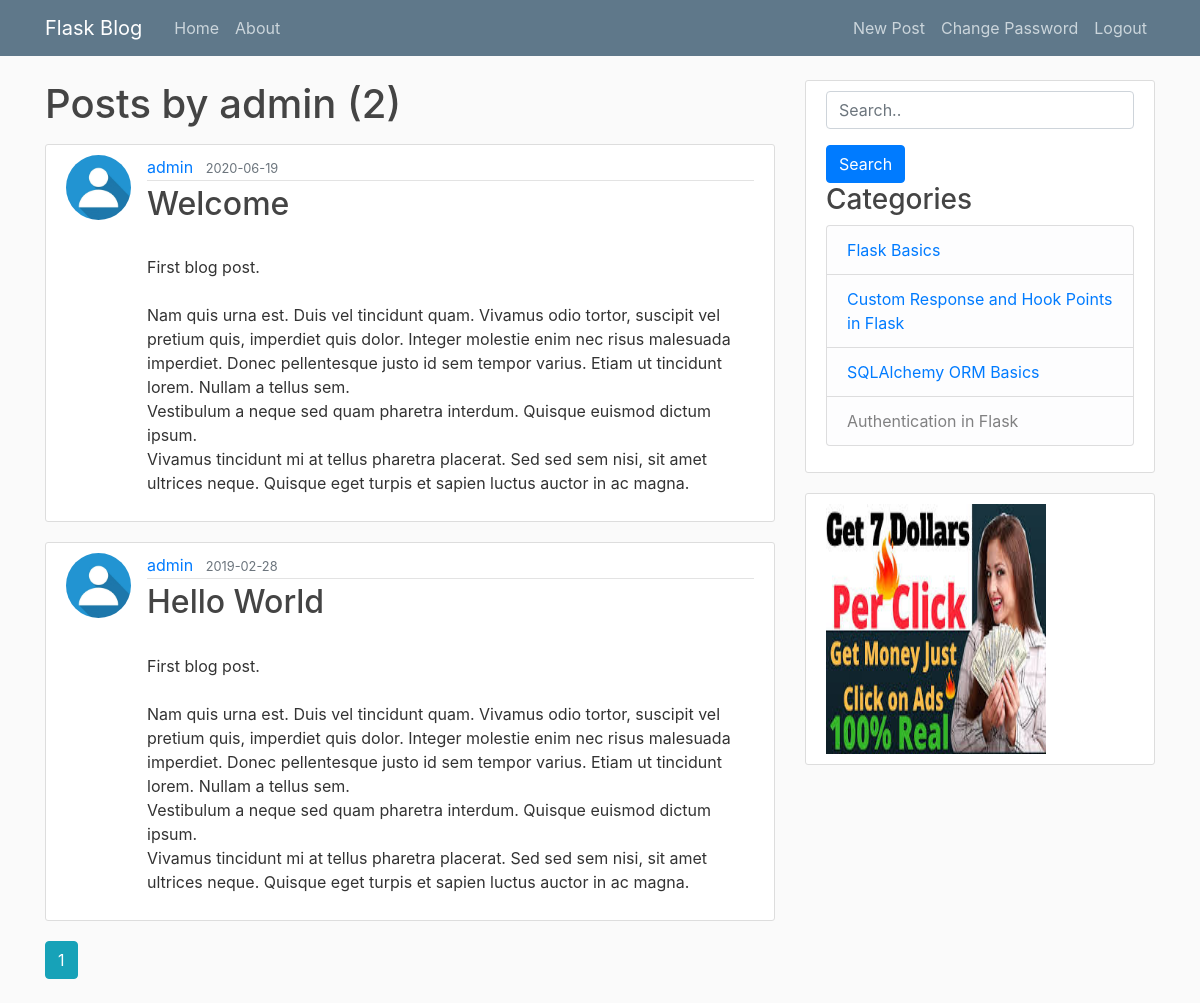
The app's page /user/admin (signed in) with its own data.
### flaskblog/models.py (models this page shows, shortened)
class User(db.Model, UserMixin):
    id = db.Column(db.Integer, primary_key=True)
    username = db.Column(db.String(20), unique=True, nullable=False)
    email = db.Column(db.String(120), unique=True, nullable=False)
    password = db.Column(db.String(60), nullable=False)
    image_file = db.Column(db.String(20), nullable=False,
                           default='default.jpg')
    Posts = db.relationship('Post', backref='author', lazy=True)

class Post(db.Model):
    id = db.Column(db.Integer, primary_key=True)
    title = db.Column(db.String(100), nullable=False)
    date_posted = db.Column(db.DateTime, nullable=False,
                            default=datetime.utcnow)
    content = db.Column(db.Text(), nullable=False)
    user_id = db.Column(db.Integer, db.ForeignKey('user.id'), nullable=False)

### flaskblog/users/routes.py (the view)
@users.route("/user/<string:username>")
def user_posts(username):
    page = request.args.get('page', 1, type=int)
    user = User.query.filter_by(username=username).first_or_404()
    posts = Post.query.filter_by(author=user)\
        .order_by(Post.date_posted.desc())\
        .paginate(page=page, per_page=3)
    return render_template('user_posts.html', posts=posts, user=user)

### flaskblog/models.py (called while the page is built)
@login_manager.user_loader
def load_user(user_id):
    return User.query.get(int(user_id))

### flaskblog/templates/user_posts.html
{% extends "layout.html" %}
{% block content %}
    <h1 class="mb-3">Posts by {{user.username }} ({{ posts.total }})</h1>
    {% for post in posts.items %}
    <article class="media content-section">
        <img class="rounded-circle article-img" src="{{ url_for('static', filename='profile_pics/' + post.author.image_file) }}">
        <div class="media-body">
            <div class="article-metadata">
                <a class="mr-2" href="{{ url_for('users.user_posts', username=post.author.username) }}">{{ post.author.username }}</a>
                <small class="text-muted">{{ post.date_posted.strftime('%Y-%m-%d') }}</small>
            </div>
            <h2><a class="article-title" href="{{ url_for('posts.post', post_id=post.id) }}">{{ post.title }}</a></h2>
            <p class="article-content">{{ post.content }}</p>
        </div>
    </article>
    {% endfor %}
    {% for page_num in posts.iter_pages(left_edge=1, right_edge=1, left_current=1, right_current=1) %}
        {% if page_num %}
            {% if posts.page == page_num %}
                <a class="btn btn-info mb-4" href="{{ url_for('users.user_posts', username=user.username, page=page_num) }}"> {{ page_num }}</a>
            {% else %}
                <a class="btn btn-outline-info mb-4" href="{{ url_for('users.user_posts', username=user.username, page=page_num) }}"> {{ page_num }}</a>
            {% endif %}
        {% else %}
            ...
        {% endif %}
    {% endfor %}
{% endblock content %}

### flaskblog/static/main.css (style rules this page uses)
body { background: #fafafa; color: #333333; margin-top: 5rem; }
h1, h2, h3, h4, h5, h6 { color: #444444; }
.content-section { background: #ffffff; padding: 10px 20px; border: 1px solid #dddddd; border-radius: 3px; margin-bottom: 20px; }
.article-title { color: #444444; }
.article-content { white-space: pre-line; }
.article-img { height: 65px; width: 65px; margin-right: 16px; }
.article-metadata { padding-bottom: 1px; margin-bottom: 4px; border-bottom: 1px solid #e3e3e3 }

### records on screen
User: username "admin"
Post: image_file (placeholder picture), author.username "admin", date_posted "2020-06-19", title "Welcome", content "First blog post. Nam quis urna est. Duis vel tincidunt quam. Vivamus odio tortor, suscipit vel pretium quis, imperdiet quis dolor. Integer molestie enim nec risus malesuada imperdiet. Donec pellentesque justo id sem tempor varius. Etiam ut tincidunt lorem. Nullam a tellus sem. Vestibulum a neque sed quam pharetra interdum. Quisque euismod dictum ipsum. Vivamus tincidunt mi at tellus pharetra placerat. Sed sed sem nisi, sit amet ultrices neque. Quisque eget turpis et sapien luctus auctor in ac magna."
Post: image_file (placeholder picture), author.username "admin", date_posted "2019-02-28", title "Hello World", content "First blog post. Nam quis urna est. Duis vel tincidunt quam. Vivamus odio tortor, suscipit vel pretium quis, imperdiet quis dolor. Integer molestie enim nec risus malesuada imperdiet. Donec pellentesque justo id sem tempor varius. Etiam ut tincidunt lorem. Nullam a tellus sem. Vestibulum a neque sed quam pharetra interdum. Quisque euismod dictum ipsum. Vivamus tincidunt mi at tellus pharetra placerat. Sed sed sem nisi, sit amet ultrices neque. Quisque eget turpis et sapien luctus auctor in ac magna."

### other values on screen
{{ posts.total }} "2"
{{ page_num }} "1"
